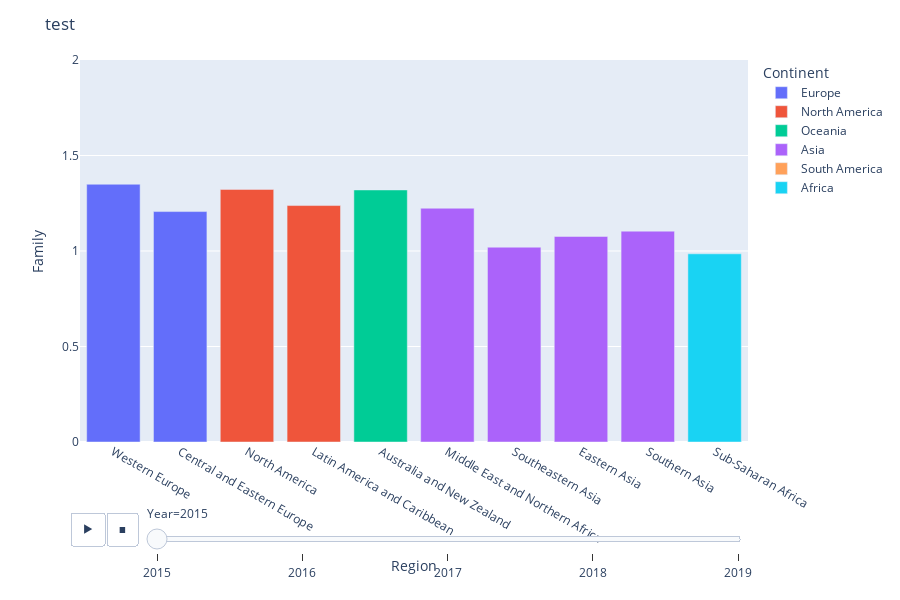

Notebook code for this chart:
### Code cell
fig = px.bar(alldata, 
             x="Region", 
             y="Family", 
             color="Continent",
             animation_frame="Year", 
             animation_group="Region", 
             range_y=[0,2])
fig.update_layout(
    height=600,
    title_text='test'
)
fig.show()

### Figure 1 — Plotly figure (JSON) as saved in the notebook; plotly's stock layout.template omitted (floating-point values rounded to 4 significant figures)
{"data": [{"alignmentgroup": "True", "hovertemplate": "Continent=Europe<br>Year=2015<br>Region=%{x}<br>Family=%{y}<extra></extra>", "ids": ["Western Europe", "Western Europe", "Western Europe", "Western Europe", "Western Europe", "Western Europe", "Western Europe", "Western Europe", "Western Europe", "Western Europe", "Western Europe", "Western Europe", "Western Europe", "Western Europe", "Central and Eastern Europe", "Western Europe", "Western Europe", "Central and Eastern Europe", "Western Europe", "Central and Eastern Europe", "Central and Eastern Europe", "Central and Eastern Europe", "Central and Eastern Europe", "Central and Eastern Europe", "Central and Eastern Europe", "Central and Eastern Europe", "Central and Eastern Europe", "Central and Eastern Europe", "Central and Eastern Europe", "Central and Eastern Europe", "Central and Eastern Europe", "Western Europe", "Central and Eastern Europe", "Central and Eastern Europe", "Central and Eastern Europe", "Central and Eastern Europe", "Western Europe", "Central and Eastern Europe", "Central and Eastern Europe", "Central and Eastern Europe"], "legendgroup": "Europe", "marker": {"color": "#636efa"}, "name": "Europe", "offsetgroup": "Europe", "orientation": "v", "showlegend": true, "textposition": "auto", "type": "bar", "x": ["Western Europe", "Western Europe", "Western Europe", "Western Europe", "Western Europe", "Western Europe", "Western Europe", "Western Europe", "Western Europe", "Western Europe", "Western Europe", "Western Europe", "Western Europe", "Western Europe", "Central and Eastern Europe", "Western Europe", "Western Europe", "Central and Eastern Europe", "Western Europe", "Central and Eastern Europe", "Central and Eastern Europe", "Central and Eastern Europe", "Central and Eastern Europe", "Central and Eastern Europe", "Central and Eastern Europe", "Central and Eastern Europe", "Central and Eastern Europe", "Central and Eastern Europe", "Central and Eastern Europe", "Central and Eastern Europe", "Central and Eastern Europe", "Western Europe", "Central and Eastern Europe", "Central and Eastern Europe", "Central and Eastern Europe", "Central and Eastern Europe", "Western Europe", "Central and Eastern Europe", "Central and Eastern Europe", "Central and Eastern Europe"], "xaxis": "x", "y": [1.35, 1.402, 1.361, 1.331, 1.318, 1.28, 1.289, 1.297, 1.22, 1.369, 1.286, 1.285, 1.299, 1.26, 1.206, 1.314, 1.302, 1.27, 1.198, 1.015, 1.274, 1.257, 1.233, 1.279, 0.7962, 1.236, 0.812, 1.228, 0.9056, 0.8859, 1.01, 1.139, 1.096, 1.002, 0.8043, 0.9192, 0.9293, 1.202, 1.203, 1.106], "yaxis": "y"}, {"alignmentgroup": "True", "hovertemplate": "Continent=North America<br>Year=2015<br>Region=%{x}<br>Family=%{y}<extra></extra>", "ids": ["North America", "Latin America and Caribbean", "Latin America and Caribbean", "North America", "Latin America and Caribbean", "Latin America and Caribbean", "Latin America and Caribbean", "Latin America and Caribbean", "Latin America and Caribbean", "Latin America and Caribbean", "Latin America and Caribbean", "Latin America and Caribbean", "Latin America and Caribbean"], "legendgroup": "North America", "marker": {"color": "#EF553B"}, "name": "North America", "offsetgroup": "North America", "orientation": "v", "showlegend": true, "textposition": "auto", "type": "bar", "x": ["North America", "Latin America and Caribbean", "Latin America and Caribbean", "North America", "Latin America and Caribbean", "Latin America and Caribbean", "Latin America and Caribbean", "Latin America and Caribbean", "Latin America and Caribbean", "Latin America and Caribbean", "Latin America and Caribbean", "Latin America and Caribbean", "Latin America and Caribbean"], "xaxis": "x", "y": [1.323, 1.238, 0.9145, 1.247, 1.198, 1.184, 1.025, 1.044, 1.142, 1.151, 1.172, 0.9535, 0.743], "yaxis": "y"}, {"alignmentgroup": "True", "hovertemplate": "Continent=Oceania<br>Year=2015<br>Region=%{x}<br>Family=%{y}<extra></extra>", "ids": ["Australia and New Zealand", "Australia and New Zealand"], "legendgroup": "Oceania", "marker": {"color": "#00cc96"}, "name": "Oceania", "offsetgroup": "Oceania", "orientation": "v", "showlegend": true, "textposition": "auto", "type": "bar", "x": ["Australia and New Zealand", "Australia and New Zealand"], "xaxis": "x", "y": [1.32, 1.309], "yaxis": "y"}, {"alignmentgroup": "True", "hovertemplate": "Continent=Asia<br>Year=2015<br>Region=%{x}<br>Family=%{y}<extra></extra>", "ids": ["Middle East and Northern Africa", "Middle East and Northern Africa", "Middle East and Northern Africa", "Southeastern Asia", "Middle East and Northern Africa", "Southeastern Asia", "Middle East and Northern Africa", "Eastern Asia", "Middle East and Northern Africa", "Central and Eastern Europe", "Eastern Asia", "Eastern Asia", "Middle East and Northern Africa", "Central and Eastern Europe", "Southeastern Asia", "Western Europe", "Western Europe", "Central and Eastern Europe", "Eastern Asia", "Southeastern Asia", "Southeastern Asia", "Middle East and Northern Africa", "Central and Eastern Europe", "Southern Asia", "Central and Eastern Europe", "Southern Asia", "Middle East and Northern Africa", "Eastern Asia", "Southeastern Asia", "Southeastern Asia", "Eastern Asia", "Middle East and Northern Africa", "Central and Eastern Europe", "Middle East and Northern Africa", "Southern Asia", "Middle East and Northern Africa", "Middle East and Northern Africa", "Southern Asia", "Southern Asia", "Central and Eastern Europe", "Southeastern Asia", "Central and Eastern Europe", "Southern Asia", "Middle East and Northern Africa", "Southeastern Asia", "Southern Asia", "Middle East and Northern Africa"], "legendgroup": "Asia", "marker": {"color": "#ab63fa"}, "name": "Asia", "offsetgroup": "Asia", "orientation": "v", "showlegend": true, "textposition": "auto", "type": "bar", "x": ["Middle East and Northern Africa", "Middle East and Northern Africa", "Middle East and Northern Africa", "Southeastern Asia", "Middle East and Northern Africa", "Southeastern Asia", "Middle East and Northern Africa", "Eastern Asia", "Middle East and Northern Africa", "Central and Eastern Europe", "Eastern Asia", "Eastern Asia", "Middle East and Northern Africa", "Central and Eastern Europe", "Southeastern Asia", "Western Europe", "Western Europe", "Central and Eastern Europe", "Eastern Asia", "Southeastern Asia", "Southeastern Asia", "Middle East and Northern Africa", "Central and Eastern Europe", "Southern Asia", "Central and Eastern Europe", "Southern Asia", "Middle East and Northern Africa", "Eastern Asia", "Southeastern Asia", "Southeastern Asia", "Eastern Asia", "Middle East and Northern Africa", "Central and Eastern Europe", "Middle East and Northern Africa", "Southern Asia", "Middle East and Northern Africa", "Middle East and Northern Africa", "Southern Asia", "Southern Asia", "Central and Eastern Europe", "Southeastern Asia", "Central and Eastern Europe", "Southern Asia", "Middle East and Northern Africa", "Southeastern Asia", "Southern Asia", "Middle East and Northern Africa"], "xaxis": "x", "y": [1.224, 1.126, 1.082, 1.02, 1.079, 1.265, 1.084, 1.076, 1.166, 1.34, 1.257, 0.9577, 1.216, 1.122, 1.07, 1.07, 0.8932, 1.227, 1.058, 1.087, 0.9123, 0.9463, 1.151, 1.104, 0.9379, 0.4141, 1.054, 0.9467, 1.035, 0.738, 1.301, 0.8, 0.8556, 0.9256, 0.4311, 0.5445, 0.8189, 0.3817, 0.8645, 0.7771, 0.709, 0.3856, 1.019, 0.6809, 0.6274, 0.3029, 0.4749], "yaxis": "y"}, {"alignmentgroup": "True", "hovertemplate": "Continent=South America<br>Year=2015<br>Region=%{x}<br>Family=%{y}<extra></extra>", "ids": ["Latin America and Caribbean", "Latin America and Caribbean", "Latin America and Caribbean", "Latin America and Caribbean", "Latin America and Caribbean", "Latin America and Caribbean", "Latin America and Caribbean", "Latin America and Caribbean", "Latin America and Caribbean", "Latin America and Caribbean", "Latin America and Caribbean"], "legendgroup": "South America", "marker": {"color": "#FFA15A"}, "name": "South America", "offsetgroup": "South America", "orientation": "v", "showlegend": true, "textposition": "auto", "type": "bar", "x": ["Latin America and Caribbean", "Latin America and Caribbean", "Latin America and Caribbean", "Latin America and Caribbean", "Latin America and Caribbean", "Latin America and Caribbean", "Latin America and Caribbean", "Latin America and Caribbean", "Latin America and Caribbean", "Latin America and Caribbean", "Latin America and Caribbean"], "xaxis": "x", "y": [1.233, 1.256, 1.124, 1.248, 1.209, 1.24, 0.972, 0.999, 0.9784, 1.305, 0.9746], "yaxis": "y"}, {"alignmentgroup": "True", "hovertemplate": "Continent=Africa<br>Year=2015<br>Region=%{x}<br>Family=%{y}<extra></extra>", "ids": ["Middle East and Northern Africa", "Middle East and Northern Africa", "Sub-Saharan Africa", "Sub-Saharan Africa", "Sub-Saharan Africa", "Sub-Saharan Africa", "Middle East and Northern Africa", "Sub-Saharan Africa", "Sub-Saharan Africa", "Sub-Saharan Africa", "Middle East and Northern Africa", "Sub-Saharan Africa", "Sub-Saharan Africa", "Sub-Saharan Africa", "Sub-Saharan Africa", "Sub-Saharan Africa", "Sub-Saharan Africa", "Sub-Saharan Africa", "Sub-Saharan Africa", "Sub-Saharan Africa", "Sub-Saharan Africa", "Sub-Saharan Africa", "Sub-Saharan Africa", "Sub-Saharan Africa", "Sub-Saharan Africa", "Middle East and Northern Africa", "Sub-Saharan Africa", "Sub-Saharan Africa", "Sub-Saharan Africa", "Sub-Saharan Africa", "Sub-Saharan Africa", "Sub-Saharan Africa", "Sub-Saharan Africa", "Sub-Saharan Africa", "Sub-Saharan Africa", "Sub-Saharan Africa", "Sub-Saharan Africa", "Sub-Saharan Africa", "Sub-Saharan Africa", "Sub-Saharan Africa", "Sub-Saharan Africa", "Sub-Saharan Africa", "Sub-Saharan Africa", "Sub-Saharan Africa", "Sub-Saharan Africa"], "legendgroup": "Africa", "marker": {"color": "#19d3f3"}, "name": "Africa", "offsetgroup": "Africa", "orientation": "v", "showlegend": true, "textposition": "auto", "type": "bar", "x": ["Middle East and Northern Africa", "Middle East and Northern Africa", "Sub-Saharan Africa", "Sub-Saharan Africa", "Sub-Saharan Africa", "Sub-Saharan Africa", "Middle East and Northern Africa", "Sub-Saharan Africa", "Sub-Saharan Africa", "Sub-Saharan Africa", "Middle East and Northern Africa", "Sub-Saharan Africa", "Sub-Saharan Africa", "Sub-Saharan Africa", "Sub-Saharan Africa", "Sub-Saharan Africa", "Sub-Saharan Africa", "Sub-Saharan Africa", "Sub-Saharan Africa", "Sub-Saharan Africa", "Sub-Saharan Africa", "Sub-Saharan Africa", "Sub-Saharan Africa", "Sub-Saharan Africa", "Sub-Saharan Africa", "Middle East and Northern Africa", "Sub-Saharan Africa", "Sub-Saharan Africa", "Sub-Saharan Africa", "Sub-Saharan Africa", "Sub-Saharan Africa", "Sub-Saharan Africa", "Sub-Saharan Africa", "Sub-Saharan Africa", "Sub-Saharan Africa", "Sub-Saharan Africa", "Sub-Saharan Africa", "Sub-Saharan Africa", "Sub-Saharan Africa", "Sub-Saharan Africa", "Sub-Saharan Africa", "Sub-Saharan Africa", "Sub-Saharan Africa", "Sub-Saharan Africa", "Sub-Saharan Africa"], "xaxis": "x", "y": [1.119, 1.078, 0.9852, 0.9043, 0.9161, 0.9515, 0.641, 1.026, 1.041, 1.073, 0.6043, 1.185, 0.6795, 1.033, 0.7897, 1.014, 1.001, 0.6041, 0.9557, 0.8691, 0.9988, 0.5921, 1.105, 0.4113, 0.8877, 0.747, 0.8604, 1.035, 0.6629, 0.7927, 1.133, 0.9762, 0.9053, 0.7726, 1.003, 0.668, 0, 0.7606, 0.4647, 0.7712, 0.8519, 0.7737, 0.3539, 0.4159, 0.1399], "yaxis": "y"}], "layout": {"barmode": "relative", "height": 600, "legend": {"title": {"text": "Continent"}, "tracegroupgap": 0}, "margin": {"t": 60}, "sliders": [{"active": 0, "currentvalue": {"prefix": "Year="}, "len": 0.9, "pad": {"b": 10, "t": 60}, "steps": [{"args": [["2015"], {"frame": {"duration": 0, "redraw": true}, "fromcurrent": true, "mode": "immediate", "transition": {"duration": 0, "easing": "linear"}}], "label": "2015", "method": "animate"}, {"args": [["2016"], {"frame": {"duration": 0, "redraw": true}, "fromcurrent": true, "mode": "immediate", "transition": {"duration": 0, "easing": "linear"}}], "label": "2016", "method": "animate"}, {"args": [["2017"], {"frame": {"duration": 0, "redraw": true}, "fromcurrent": true, "mode": "immediate", "transition": {"duration": 0, "easing": "linear"}}], "label": "2017", "method": "animate"}, {"args": [["2018"], {"frame": {"duration": 0, "redraw": true}, "fromcurrent": true, "mode": "immediate", "transition": {"duration": 0, "easing": "linear"}}], "label": "2018", "method": "animate"}, {"args": [["2019"], {"frame": {"duration": 0, "redraw": true}, "fromcurrent": true, "mode": "immediate", "transition": {"duration": 0, "easing": "linear"}}], "label": "2019", "method": "animate"}], "x": 0.1, "xanchor": "left", "y": 0, "yanchor": "top"}], "title": {"text": "test"}, "updatemenus": [{"buttons": [{"args": [null, {"frame": {"duration": 500, "redraw": true}, "fromcurrent": true, "mode": "immediate", "transition": {"duration": 500, "easing": "linear"}}], "label": "&#9654;", "method": "animate"}, {"args": [[null], {"frame": {"duration": 0, "redraw": true}, "fromcurrent": true, "mode": "immediate", "transition": {"duration": 0, "easing": "linear"}}], "label": "&#9724;", "method": "animate"}], "direction": "left", "pad": {"r": 10, "t": 70}, "showactive": false, "type": "buttons", "x": 0.1, "xanchor": "right", "y": 0, "yanchor": "top"}], "xaxis": {"anchor": "y", "domain": [0, 1], "title": {"text": "Region"}}, "yaxis": {"anchor": "x", "domain": [0, 1], "range": [0, 2], "title": {"text": "Family"}}}}
